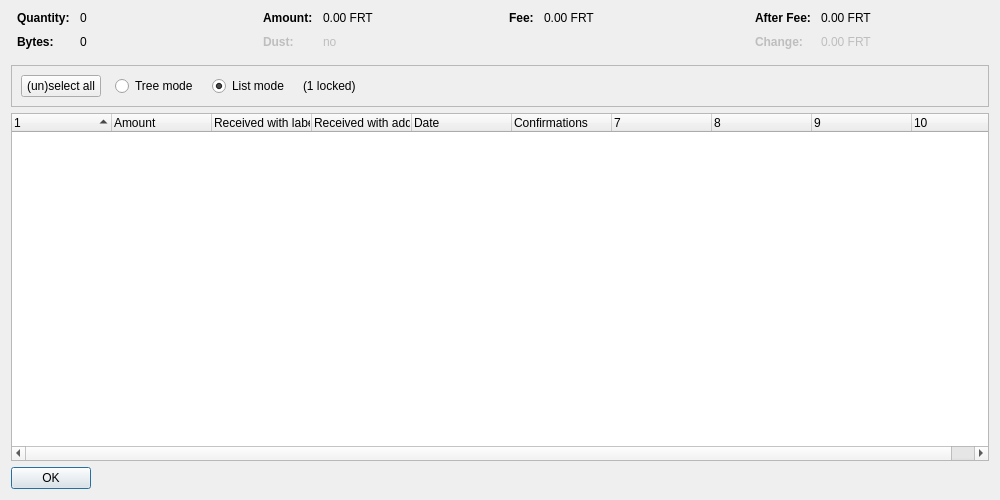
<?xml version="1.0" encoding="UTF-8"?>
<ui version="4.0">
 <class>CoinControlDialog</class>
 <widget class="QDialog" name="CoinControlDialog">
  <property name="geometry">
   <rect>
    <x>0</x>
    <y>0</y>
    <width>1000</width>
    <height>500</height>
   </rect>
  </property>
  <property name="windowTitle">
   <string>Coin Selection</string>
  </property>
  <layout class="QVBoxLayout" name="verticalLayout">
   <item>
    <layout class="QHBoxLayout" name="horizontalLayoutTop" stretch="0,0,0,0">
     <property name="topMargin">
      <number>0</number>
     </property>
     <property name="bottomMargin">
      <number>10</number>
     </property>
     <item>
      <layout class="QFormLayout" name="formLayoutCoinControl1">
       <property name="horizontalSpacing">
        <number>10</number>
       </property>
       <property name="verticalSpacing">
        <number>10</number>
       </property>
       <property name="leftMargin">
        <number>6</number>
       </property>
       <property name="rightMargin">
        <number>6</number>
       </property>
       <item row="0" column="0">
        <widget class="QLabel" name="labelCoinControlQuantityText">
         <property name="font">
          <font>
           <weight>75</weight>
           <bold>true</bold>
          </font>
         </property>
         <property name="text">
          <string>Quantity:</string>
         </property>
        </widget>
       </item>
       <item row="0" column="1">
        <widget class="QLabel" name="labelCoinControlQuantity">
         <property name="cursor">
          <cursorShape>IBeamCursor</cursorShape>
         </property>
         <property name="contextMenuPolicy">
          <enum>Qt::ActionsContextMenu</enum>
         </property>
         <property name="text">
          <string notr="true">0</string>
         </property>
         <property name="textInteractionFlags">
          <set>Qt::LinksAccessibleByMouse|Qt::TextSelectableByKeyboard|Qt::TextSelectableByMouse</set>
         </property>
        </widget>
       </item>
       <item row="1" column="0">
        <widget class="QLabel" name="labelCoinControlBytesText">
         <property name="font">
          <font>
           <weight>75</weight>
           <bold>true</bold>
          </font>
         </property>
         <property name="text">
          <string>Bytes:</string>
         </property>
        </widget>
       </item>
       <item row="1" column="1">
        <widget class="QLabel" name="labelCoinControlBytes">
         <property name="cursor">
          <cursorShape>IBeamCursor</cursorShape>
         </property>
         <property name="contextMenuPolicy">
          <enum>Qt::ActionsContextMenu</enum>
         </property>
         <property name="text">
          <string notr="true">0</string>
         </property>
         <property name="textInteractionFlags">
          <set>Qt::LinksAccessibleByMouse|Qt::TextSelectableByKeyboard|Qt::TextSelectableByMouse</set>
         </property>
        </widget>
       </item>
      </layout>
     </item>
     <item>
      <layout class="QFormLayout" name="formLayoutCoinControl2">
       <property name="horizontalSpacing">
        <number>10</number>
       </property>
       <property name="verticalSpacing">
        <number>10</number>
       </property>
       <property name="leftMargin">
        <number>6</number>
       </property>
       <property name="rightMargin">
        <number>6</number>
       </property>
       <item row="0" column="0">
        <widget class="QLabel" name="labelCoinControlAmountText">
         <property name="font">
          <font>
           <weight>75</weight>
           <bold>true</bold>
          </font>
         </property>
         <property name="text">
          <string>Amount:</string>
         </property>
        </widget>
       </item>
       <item row="0" column="1">
        <widget class="QLabel" name="labelCoinControlAmount">
         <property name="cursor">
          <cursorShape>IBeamCursor</cursorShape>
         </property>
         <property name="contextMenuPolicy">
          <enum>Qt::ActionsContextMenu</enum>
         </property>
         <property name="text">
          <string notr="true">0.00 FRT</string>
         </property>
         <property name="textInteractionFlags">
          <set>Qt::LinksAccessibleByMouse|Qt::TextSelectableByKeyboard|Qt::TextSelectableByMouse</set>
         </property>
        </widget>
       </item>
       <item row="1" column="0">
        <widget class="QLabel" name="labelCoinControlLowOutputText">
         <property name="enabled">
          <bool>false</bool>
         </property>
         <property name="font">
          <font>
           <weight>75</weight>
           <bold>true</bold>
          </font>
         </property>
         <property name="text">
          <string>Dust:</string>
         </property>
        </widget>
       </item>
       <item row="1" column="1">
        <widget class="QLabel" name="labelCoinControlLowOutput">
         <property name="enabled">
          <bool>false</bool>
         </property>
         <property name="cursor">
          <cursorShape>IBeamCursor</cursorShape>
         </property>
         <property name="contextMenuPolicy">
          <enum>Qt::ActionsContextMenu</enum>
         </property>
         <property name="text">
          <string notr="true">no</string>
         </property>
         <property name="textInteractionFlags">
          <set>Qt::LinksAccessibleByMouse|Qt::TextSelectableByKeyboard|Qt::TextSelectableByMouse</set>
         </property>
        </widget>
       </item>
      </layout>
     </item>
     <item>
      <layout class="QFormLayout" name="formLayoutCoinControl3">
       <property name="horizontalSpacing">
        <number>10</number>
       </property>
       <property name="verticalSpacing">
        <number>10</number>
       </property>
       <property name="leftMargin">
        <number>6</number>
       </property>
       <property name="rightMargin">
        <number>6</number>
       </property>
       <item row="0" column="0">
        <widget class="QLabel" name="labelCoinControlFeeText">
         <property name="font">
          <font>
           <weight>75</weight>
           <bold>true</bold>
          </font>
         </property>
         <property name="text">
          <string>Fee:</string>
         </property>
        </widget>
       </item>
       <item row="0" column="1">
        <widget class="QLabel" name="labelCoinControlFee">
         <property name="cursor">
          <cursorShape>IBeamCursor</cursorShape>
         </property>
         <property name="contextMenuPolicy">
          <enum>Qt::ActionsContextMenu</enum>
         </property>
         <property name="text">
          <string notr="true">0.00 FRT</string>
         </property>
         <property name="textInteractionFlags">
          <set>Qt::LinksAccessibleByMouse|Qt::TextSelectableByKeyboard|Qt::TextSelectableByMouse</set>
         </property>
        </widget>
       </item>
      </layout>
     </item>
     <item>
      <layout class="QFormLayout" name="formLayoutCoinControl4">
       <property name="horizontalSpacing">
        <number>10</number>
       </property>
       <property name="verticalSpacing">
        <number>10</number>
       </property>
       <property name="leftMargin">
        <number>6</number>
       </property>
       <property name="rightMargin">
        <number>6</number>
       </property>
       <item row="0" column="0">
        <widget class="QLabel" name="labelCoinControlAfterFeeText">
         <property name="font">
          <font>
           <weight>75</weight>
           <bold>true</bold>
          </font>
         </property>
         <property name="text">
          <string>After Fee:</string>
         </property>
        </widget>
       </item>
       <item row="0" column="1">
        <widget class="QLabel" name="labelCoinControlAfterFee">
         <property name="cursor">
          <cursorShape>IBeamCursor</cursorShape>
         </property>
         <property name="contextMenuPolicy">
          <enum>Qt::ActionsContextMenu</enum>
         </property>
         <property name="text">
          <string notr="true">0.00 FRT</string>
         </property>
         <property name="textInteractionFlags">
          <set>Qt::LinksAccessibleByMouse|Qt::TextSelectableByKeyboard|Qt::TextSelectableByMouse</set>
         </property>
        </widget>
       </item>
       <item row="1" column="0">
        <widget class="QLabel" name="labelCoinControlChangeText">
         <property name="enabled">
          <bool>false</bool>
         </property>
         <property name="font">
          <font>
           <weight>75</weight>
           <bold>true</bold>
          </font>
         </property>
         <property name="text">
          <string>Change:</string>
         </property>
        </widget>
       </item>
       <item row="1" column="1">
        <widget class="QLabel" name="labelCoinControlChange">
         <property name="enabled">
          <bool>false</bool>
         </property>
         <property name="cursor">
          <cursorShape>IBeamCursor</cursorShape>
         </property>
         <property name="contextMenuPolicy">
          <enum>Qt::ActionsContextMenu</enum>
         </property>
         <property name="text">
          <string notr="true">0.00 FRT</string>
         </property>
         <property name="textInteractionFlags">
          <set>Qt::LinksAccessibleByMouse|Qt::TextSelectableByKeyboard|Qt::TextSelectableByMouse</set>
         </property>
        </widget>
       </item>
      </layout>
     </item>
    </layout>
   </item>
   <item>
    <widget class="QFrame" name="frame">
     <property name="minimumSize">
      <size>
       <width>0</width>
       <height>40</height>
      </size>
     </property>
     <property name="frameShape">
      <enum>QFrame::StyledPanel</enum>
     </property>
     <property name="frameShadow">
      <enum>QFrame::Sunken</enum>
     </property>
     <layout class="QHBoxLayout" name="horizontalLayout">
      <item>
       <layout class="QHBoxLayout" name="horizontalLayoutPanel" stretch="0,0,0,0,0">
        <property name="spacing">
         <number>14</number>
        </property>
        <item>
         <widget class="QPushButton" name="pushButtonSelectAll">
          <property name="sizePolicy">
           <sizepolicy hsizetype="Maximum" vsizetype="Fixed">
            <horstretch>0</horstretch>
            <verstretch>0</verstretch>
           </sizepolicy>
          </property>
          <property name="text">
           <string>(un)select all</string>
          </property>
          <property name="autoDefault">
           <bool>false</bool>
          </property>
         </widget>
        </item>
        <item>
         <widget class="QRadioButton" name="radioTreeMode">
          <property name="sizePolicy">
           <sizepolicy hsizetype="Maximum" vsizetype="Fixed">
            <horstretch>0</horstretch>
            <verstretch>0</verstretch>
           </sizepolicy>
          </property>
          <property name="text">
           <string>Tree mode</string>
          </property>
         </widget>
        </item>
        <item>
         <widget class="QRadioButton" name="radioListMode">
          <property name="sizePolicy">
           <sizepolicy hsizetype="Maximum" vsizetype="Fixed">
            <horstretch>0</horstretch>
            <verstretch>0</verstretch>
           </sizepolicy>
          </property>
          <property name="text">
           <string>List mode</string>
          </property>
          <property name="checked">
           <bool>true</bool>
          </property>
         </widget>
        </item>
        <item>
         <widget class="QLabel" name="labelLocked">
          <property name="text">
           <string notr="true">(1 locked)</string>
          </property>
         </widget>
        </item>
        <item>
         <spacer name="horizontalSpacer">
          <property name="orientation">
           <enum>Qt::Horizontal</enum>
          </property>
          <property name="sizeHint" stdset="0">
           <size>
            <width>40</width>
            <height>20</height>
           </size>
          </property>
         </spacer>
        </item>
       </layout>
      </item>
     </layout>
    </widget>
   </item>
   <item>
    <widget class="CoinControlTreeWidget" name="treeWidget">
     <property name="contextMenuPolicy">
      <enum>Qt::CustomContextMenu</enum>
     </property>
     <property name="sortingEnabled">
      <bool>false</bool>
     </property>
     <property name="columnCount">
      <number>10</number>
     </property>
     <attribute name="headerShowSortIndicator" stdset="0">
      <bool>true</bool>
     </attribute>
     <attribute name="headerStretchLastSection">
      <bool>false</bool>
     </attribute>
     <column>
      <property name="text">
       <string/>
      </property>
     </column>
     <column>
      <property name="text">
       <string>Amount</string>
      </property>
     </column>
     <column>
      <property name="text">
       <string>Received with label</string>
      </property>
     </column>
     <column>
      <property name="text">
       <string>Received with address</string>
      </property>
     </column>
     <column>
      <property name="text">
       <string>Date</string>
      </property>
     </column>
     <column>
      <property name="text">
       <string>Confirmations</string>
      </property>
      <property name="toolTip">
       <string>Confirmed</string>
      </property>
     </column>
     <column>
      <property name="text">
       <string/>
      </property>
     </column>
     <column>
      <property name="text">
       <string/>
      </property>
     </column>
     <column>
      <property name="text">
       <string/>
      </property>
     </column>
     <column>
      <property name="text">
       <string/>
      </property>
     </column>
    </widget>
   </item>
   <item>
    <widget class="QDialogButtonBox" name="buttonBox">
     <property name="sizePolicy">
      <sizepolicy hsizetype="Maximum" vsizetype="Fixed">
       <horstretch>0</horstretch>
       <verstretch>0</verstretch>
      </sizepolicy>
     </property>
     <property name="orientation">
      <enum>Qt::Horizontal</enum>
     </property>
     <property name="standardButtons">
      <set>QDialogButtonBox::Ok</set>
     </property>
    </widget>
   </item>
  </layout>
 </widget>
 <customwidgets>
  <customwidget>
   <class>CoinControlTreeWidget</class>
   <extends>QTreeWidget</extends>
   <header>qt/coincontroltreewidget.h</header>
  </customwidget>
 </customwidgets>
 <resources/>
 <connections/>
</ui>
